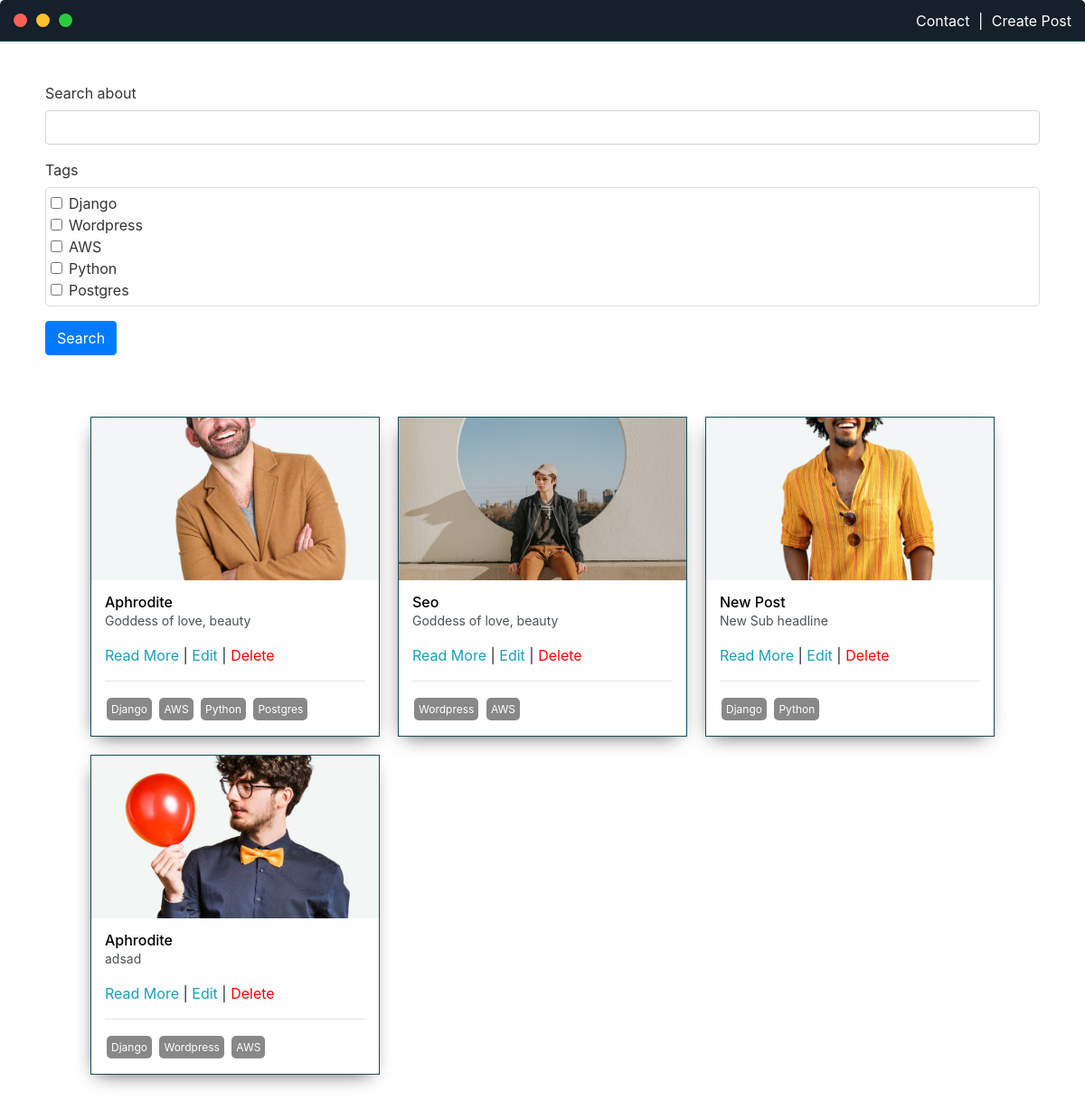
The page /posts/ (signed in) on the database its author committed.
### home/models.py (models this page shows, shortened)
class Post(models.Model):
    headline = models.CharField(max_length=200)
    sub_headline = models.CharField(max_length=200, null=True, blank=True)
    main_image = models.ImageField(null=True, blank=True, upload_to="images", default="placeholder.png")
    body = RichTextUploadingField(null=True, blank=True)
    create = models.DateTimeField(auto_now_add=True)
    active = models.BooleanField(default=False)
    featured = models.BooleanField(default=False)
    tag = models.ManyToManyField(Tag, null=True)
    slug = models.SlugField(null=True, blank=True)

class Tag(models.Model):
    name = models.CharField(max_length=200)
    def __str__(self):
        return self.name

### home/views.py (the view)
# urls.py: path('posts/', views.posts, name='posts'),
def posts(request):
    posts = Post.objects.all()
    myFilter = PostFilter(request.GET, queryset=posts)
    posts = myFilter.qs
    page = request.GET.get('page')
    paginator = Paginator(posts, 6)
    try :
        posts = paginator.page(page)
    except PageNotAnInteger:
        posts = paginator.page(1)
    except EmptyPage :
        posts = paginator.page(paginator.num_pages)
    context = {
        'posts' : posts,
        'myfilter' : myFilter,
    }
    return render(request, 'home/posts.html', context)

### templates/home/posts.html (shortened to what this page needs)
{% extends "../base.html" %}
{% load static %}
{% load crispy_forms_tags %}
{% block content %}
{% include "../includes/navbar.html" %}
<div class="main-container">
    <form id="searchForm" method="GET">
        {{myfilter.form|crispy}}
        <input class="btn btn-primary" type="submit" value="Search">
    </form>
    <br>
    <br>
    <div class="post-wrapper">
        {% for post in posts %}
        <div>
            <div class="post">
                <img class="thumbnail" src="{{post.main_image.url}}">
                <div class="post-preview">
                    <h6 class="post-title">{{post.headline}}</h6>
					<p class="post-intro">{{post.sub_headline}}</p>
                    <a href="{% url "home:post" post.slug %}">Read More</a>
                    {% if request.user.is_authenticated %}
                    | <a href="{% url "home:update_post" post.slug %}">Edit</a>
                    | <a style="color:red" href="{% url "home:delete_post" post.slug %}">Delete</a>
                    {% endif %}
                    <hr>
                    {% for tag in post.tag.all %}
                        <span class="tag">{{tag}}</span>
                    {% endfor %}
                </div>
            </div>
        </div>
        {% empty %}
            <h3 style="color:#000">No Posts Found...</h3>
        {% endfor %}
    </div>
</div>
{% endblock %}

### core/static/css/default.css (style rules this page uses)
:root { --mainColor:#15202B; --secondaryColor:#192734; --borderColor:#164D56; --mainText:#fff; --secondaryText:#eeeeee; --themeDotBorder:#FFF; --previewBg:rgb(25, 39, 52, 0.8); --previewShadow:#111921; --buttonColor:#17a2b8; }
html, body { padding: 0; margin: 0; scroll-behavior: smooth; }
body * { transition: 0.3s; }
h1, h2, h3, h4, h5, h6, strong { color: var(--mainText); font-weight: 500; }
p, li, span, label, input, textarea { color: var(--secondaryText); line-height: 21px; }
a { text-decoration: none; color:#17a2b8; }
h6 { font-size: 16px; }
.main-container { width: 1200px; margin: 0 auto; }
.post-wrapper { display: grid; grid-template-columns: repeat(auto-fit, 320px); gap:20px; justify-content: center; padding-bottom: 50px; }
.post { border:1px solid var(--borderColor); -webkit-box-shadow: -2px 7px 21px -9px rgba(0,0,0,0.75); -moz-box-shadow: -2px 7px 21px -9px rgba(0,0,0,0.75); box-shadow: -2px 7px 21px -9px rgba(0,0,0,0.75); }
.thumbnail { display: block; width: 100%; height:180px; object-fit: cover; }
.post-preview { background-color: #fff; padding:15px; }
.post-title { color:black; margin: 0; }
.post-intro { color:#4b5156; font-size: 14px; }
.tag { display:inline-block; color:#fff; background-color: #888; border-radius: 5px; margin: 2px; padding: 2px 5px; font-size: 12px; }
@media screen and (max-width: 1200px) { .main-container { width: 95%; } }

### templates/home/posts.html (style rules this page uses)
#div_id_tag > div { overflow-y :scroll; max-height:150px; border: 1px solid #ddd; border-radius : 5px; padding : 5px; }
label { color:#333 }
input { background:red }
form { margin-top:25px; padding:20px }

### rows shown on the page
Post: main_image (picture), headline "Aphrodite", sub_headline "Goddess of love, beauty"
Tag: name "Django"
Tag: name "AWS"
Tag: name "Python"
Tag: name "Postgres"
Post: main_image (picture), headline "Seo", sub_headline "Goddess of love, beauty"
Tag: name "Wordpress"
Post: main_image (picture), headline "New Post", sub_headline "New Sub headline"
Post: main_image (picture), headline "Aphrodite", sub_headline "adsad"
